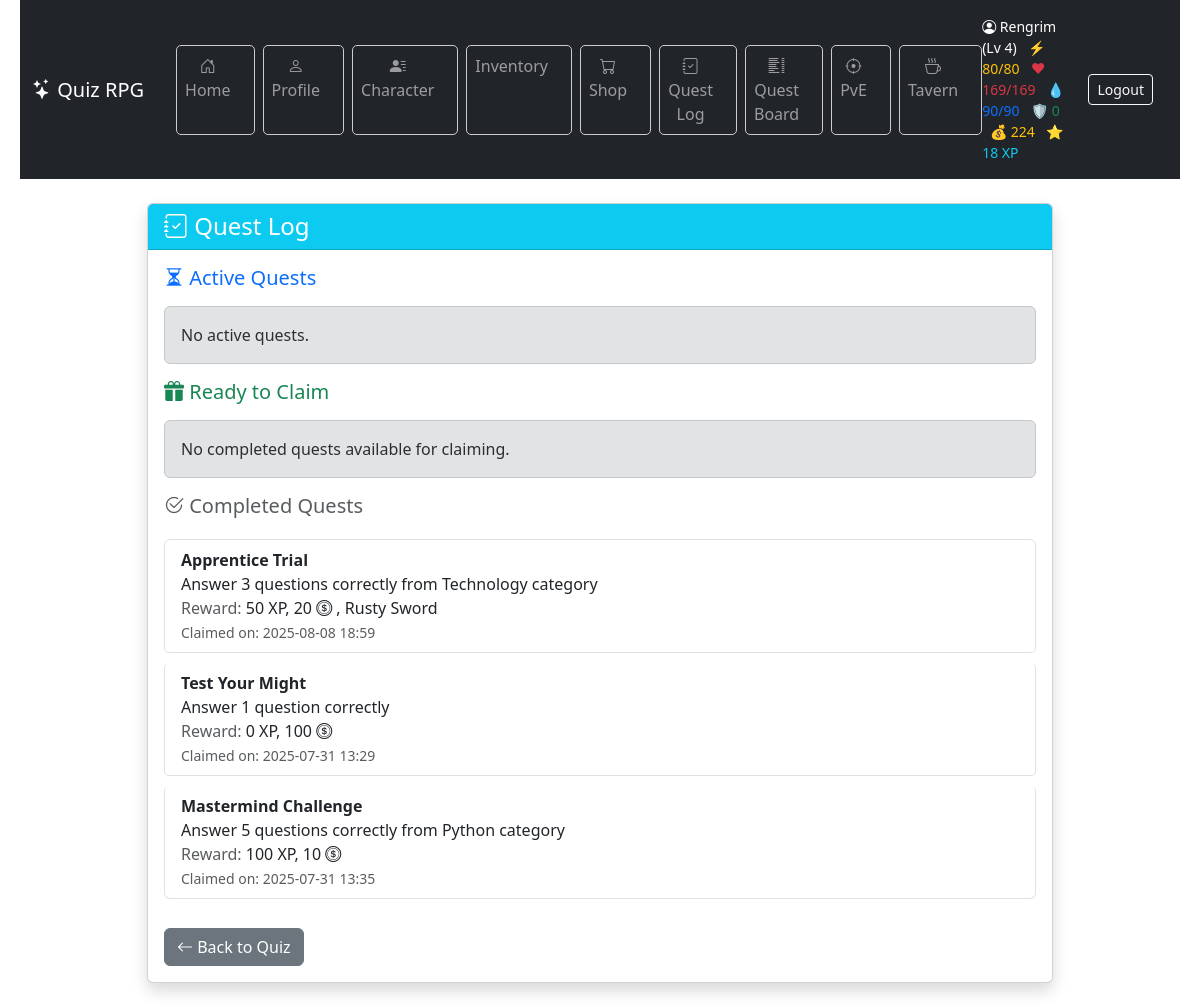
The page /quest_log/ (signed in) on the database its author committed.
### game/models.py (models this page shows, shortened)
class Character(models.Model):
    CLASS_CHOICES = [
        ("warrior", "Warrior"),
        ("mage", "Mage"),
        ("rogue", "Rogue"),
    ]
    user = models.OneToOneField(User, on_delete=models.CASCADE)
    name = models.CharField(max_length=100)
    character_class = models.CharField(
        max_length=20, choices=CLASS_CHOICES, default="warrior"
    )
    level = models.IntegerField(default=1)
    experience = models.IntegerField(default=0)
    experience_to_next_level = models.PositiveIntegerField(default=100)
    hp = models.PositiveIntegerField(default=100)
    max_hp = models.PositiveIntegerField(default=100)
    hp_from_levels = models.PositiveIntegerField(default=0)
    mana = models.PositiveIntegerField(default=50)
    max_mana = models.PositiveIntegerField(default=50)
    mana_from_levels = models.PositiveIntegerField(default=0)
    stamina = models.PositiveIntegerField(default=50)
    max_stamina = models.PositiveIntegerField(default=50)
    armor = models.PositiveIntegerField(default=0)
    damage_reduction = models.FloatField(default=0.0)
    physical_min_damage = models.PositiveIntegerField(default=1)
    physical_max_damage = models.PositiveIntegerField(default=3)
    spell_power = models.PositiveIntegerField(default=0)
    hp_regeneration = models.PositiveIntegerField(default=0)
    mana_regeneration = models.PositiveIntegerField(default=0)
    stamina_regeneration = models.PositiveIntegerField(default=0)
    items = models.ManyToManyField("Item", related_name="characters", blank=True)
    equipped_head = models.ForeignKey(
        "Item",
        null=True,
        blank=True,
        related_name="equipped_on_head",
        on_delete=models.SET_NULL,
    )
    equipped_body = models.ForeignKey(
        "Item",
        null=True,
        blank=True,
        related_name="equipped_on_body",
        on_delete=models.SET_NULL,
    )
    equipped_legs = models.ForeignKey(
        "Item",
        null=True,
        blank=True,
        related_name="equipped_on_legs",
        on_delete=models.SET_NULL,
    )
    equipped_feet = models.ForeignKey(
        "Item",
        null=True,
        blank=True,
        related_name="equipped_on_feet",
        on_delete=models.SET_NULL,
    )
    equipped_hand_right = models.ForeignKey(
        "Item",
        null=True,
        blank=True,
        related_name="equipped_on_hand_right",
        on_delete=models.SET_NULL,
    )
    equipped_hand_left = models.ForeignKey(
        "Item",
        null=True,
        blank=True,
        related_name="equipped_on_hand_left",
        on_delete=models.SET_NULL,
    )
    strength = models.IntegerField(default=5)
    intelligence = models.IntegerField(default=5)
    dexterity = models.IntegerField(default=5)
    vitality = models.IntegerField(default=5)
    luck = models.IntegerField(default=5)
    stat_points = models.IntegerField(default=0)
    gold = models.IntegerField(default=0)
    last_regen_time = models.DateTimeField(default=timezone.now)
    class XpReward(TypedDict):
        total: int
        base: int
        strength_bonus: int
        intelligence_bonus: int
        double: bool

class QuestProgress(models.Model):
    character = models.ForeignKey("Character", on_delete=models.CASCADE)
    quest = models.ForeignKey("Quest", on_delete=models.CASCADE)
    correct_answers = models.PositiveIntegerField(default=0)
    is_completed = models.BooleanField(default=False)
    reward_claimed = models.BooleanField(default=False)
    date_started = models.DateTimeField(auto_now_add=True)
    date_completed = models.DateTimeField(null=True, blank=True)

class Quest(models.Model):
    name = models.CharField(max_length=100)
    description = models.TextField()
    category = models.ForeignKey(
        "Category", on_delete=models.SET_NULL, null=True, blank=True
    )
    required_correct_answers = models.PositiveIntegerField(default=1)
    experience_reward = models.PositiveIntegerField(default=0)
    gold_reward = models.PositiveIntegerField(default=0)
    item_reward = models.ForeignKey(
        "Item", on_delete=models.SET_NULL, null=True, blank=True
    )

class Item(models.Model):
    SLOT_CHOICES = [
        ("head", "Head"),
        ("body", "Body"),
        ("legs", "Legs"),
        ("feet", "Feet"),
        ("hand_right", "Right Hand"),
        ("hand_left", "Left Hand"),
    ]
    name = models.CharField(max_length=100)
    description = models.TextField(blank=True, null=True)
    price = models.IntegerField(null=True, blank=True)
    is_available_in_shop = models.BooleanField(default=False)
    slot = models.CharField(
        max_length=20,
        choices=SLOT_CHOICES,
        default="hand_right",
    )
    effect_strength = models.IntegerField(default=0)
    effect_intelligence = models.IntegerField(default=0)
    effect_dexterity = models.IntegerField(default=0)
    effect_vitality = models.IntegerField(default=0)
    effect_luck = models.IntegerField(default=0)
    min_damage = models.PositiveIntegerField(default=0)
    max_damage = models.PositiveIntegerField(default=0)
    armor = models.PositiveIntegerField(default=0)
    spell_power = models.PositiveIntegerField(default=0)
    hp_bonus = models.IntegerField(default=0)
    mana_bonus = models.IntegerField(default=0)
    stamina_bonus = models.IntegerField(default=0)
    required_class = models.CharField(
        max_length=20,
        choices=Character.CLASS_CHOICES,
        null=True,
        blank=True,
        help_text="If set, only characters of this class can equip the item.",
    )

### game/views.py (the view)
# urls.py: path("quest_log/", views.quest_log_view, name="quest_log"),
@character_required
def quest_log_view(request):
    character = Character.objects.get(user=request.user)
    regenerate_character(character)
    active_quests = QuestProgress.objects.filter(
        character=character, is_completed=False
    )
    ready_to_claim = QuestProgress.objects.filter(
        character=character, is_completed=True, reward_claimed=False
    )
    claimed = QuestProgress.objects.filter(
        character=character, is_completed=True, reward_claimed=True
    )
    return render(
        request,
        "game/quest_log.html",
        {
            "active_quests": active_quests,
            "ready_to_claim": ready_to_claim,
            "claimed": claimed,
        },
    )

### game/context_processors.py (called while the page is built)
def character_context(request):
    if request.user.is_authenticated:
        try:
            character = Character.objects.get(user=request.user)
            return {"character": character}
        except Character.DoesNotExist:
            return {}
    return {}

### game/services/regeneration.py (called while the page is built, shortened)
def regenerate_character(character):
    now = timezone.now()
    elapsed = now - character.last_regen_time
    ticks = elapsed // REGEN_INTERVAL

### game/templates/game/quest_log.html (shortened to what this page needs)
{% extends "game/base.html" %}
{% block content %}
<div class="container my-4">
  <div class="row justify-content-center">
    <div class="col-md-10">
      <div class="card shadow">
        <div class="card-header bg-info text-white">
          <h4 class="mb-0"><i class="bi bi-journal-check"></i> Quest Log</h4>
        </div>
        <div class="card-body">
          <h5 class="text-primary mb-3">
            <i class="bi bi-hourglass-split"></i> Active Quests
          </h5>
          {% if active_quests %}
          <ul class="list-group mb-4">
            {% for q in active_quests %}
            <li class="list-group-item">
              <strong>{{ q.quest.name }}</strong><br />
              {{ q.quest.description }}<br />
              <span class="text-muted">Progress:</span>
              {{ q.correct_answers }} / {{ q.quest.required_correct_answers }}<br />
              <span class="text-muted">Reward:</span>
              {{ q.quest.experience_reward }} XP,
              {{ q.quest.gold_reward }} <i class="bi bi-coin"></i>
              {% if q.quest.item_reward %}, {{ q.quest.item_reward.name }}{% endif %}
            </li>
            {% endfor %}
          </ul>
          {% else %}
          <div class="alert alert-secondary">No active quests.</div>
          {% endif %}
          <h5 class="text-success mb-3">
            <i class="bi bi-gift-fill"></i> Ready to Claim
          </h5>
          {% if ready_to_claim %}
          <ul class="list-group mb-4">
            {% for q in ready_to_claim %}
            <li class="list-group-item">
              <strong>{{ q.quest.name }}</strong><br />
              {{ q.quest.description }}<br />
              <span class="text-success">✅ Completed!</span><br />
              <span class="text-muted">Reward:</span>
              {{ q.quest.experience_reward }} XP,
              {{ q.quest.gold_reward }} <i class="bi bi-coin"></i>
              {% if q.quest.item_reward %}, {{ q.quest.item_reward.name }}{% endif %}
              <form method="post" action="{% url 'claim_quest_reward' q.id %}" class="mt-2">
                {% csrf_token %}
                <button type="submit" class="btn btn-sm btn-success">
                  <i class="bi bi-hand-thumbs-up-fill"></i> Claim Reward
                </button>
              </form>
            </li>
            {% endfor %}
          </ul>
          {% else %}
          <div class="alert alert-secondary">No completed quests available for claiming.</div>
          {% endif %}
          <h5 class="text-muted mb-3">
            <i class="bi bi-check2-circle"></i> Completed Quests
          </h5>
          {% if claimed %}
          <ul class="list-group">
            {% for q in claimed %}
            <li class="list-group-item">
              <strong>{{ q.quest.name }}</strong><br />
              {{ q.quest.description }}<br />
              <span class="text-muted">Reward:</span>
              {{ q.quest.experience_reward }} XP,
              {{ q.quest.gold_reward }} <i class="bi bi-coin"></i>
              {% if q.quest.item_reward %}, {{ q.quest.item_reward.name }}{% endif %}<br />
              <small class="text-muted">Claimed on: {{ q.date_completed|date:"Y-m-d H:i" }}</small>
            </li>
            {% endfor %}
          </ul>
          {% else %}
          <div class="alert alert-secondary">No completed quests in history.</div>
          {% endif %}
          <a href="{% url 'quiz' %}" class="btn btn-secondary mt-4">
            <i class="bi bi-arrow-left"></i> Back to Quiz
          </a>
        </div>
      </div>
    </div>
  </div>
</div>
{% endblock %}

### game/templates/game/base.html (shortened to what this page needs)
{% load static %}
<!DOCTYPE html>
<html lang="en">
  <head>
    <link rel="stylesheet" type="text/css" href="{% static 'game/style.css' %}" />
    <link href="https://cdn.jsdelivr.net/npm/bootstrap@5.3.3/dist/css/bootstrap.min.css" rel="stylesheet" />
    <link href="https://cdn.jsdelivr.net/npm/bootstrap-icons@1.11.3/font/bootstrap-icons.css" rel="stylesheet" />
  </head>
  <body>
    <header class="bg-dark text-white">
      <nav class="navbar navbar-expand-lg navbar-dark bg-dark">
        <div class="container-fluid d-flex justify-content-between align-items-center py-2">
          <div class="d-flex align-items-center gap-3">
            <a class="navbar-brand me-3" href="{% url 'home' %}">
              <i class="bi bi-stars"></i> Quiz RPG
            </a>
            <ul class="navbar-nav flex-row gap-2">
              <li class="nav-item"><a class="nav-link btn btn-outline-secondary" href="{% url 'home' %}"><i class="bi bi-house-door"></i> Home</a></li>
              <li class="nav-item"><a class="nav-link btn btn-outline-secondary" href="{% url 'profile' %}"><i class="bi bi-person"></i> Profile</a></li>
              <li class="nav-item"><a class="nav-link btn btn-outline-secondary" href="{% url 'character' %}"><i class="bi bi-person-lines-fill"></i> Character</a></li>
              <li class="nav-item"><a class="nav-link btn btn-outline-secondary" href="{% url 'inventory' %}"> Inventory</a></li>
              <li class="nav-item"><a class="nav-link btn btn-outline-secondary" href="{% url 'shop' %}"><i class="bi bi-cart"></i> Shop</a></li>
              <li class="nav-item"><a class="nav-link btn btn-outline-secondary" href="{% url 'quest_log' %}"><i class="bi bi-journal-check"></i> Quest Log</a></li>
              <li class="nav-item"><a class="nav-link btn btn-outline-secondary" href="{% url 'quest_list' %}"><i class="bi bi-list-columns"></i> Quest Board</a></li>
              <li class="nav-item"><a class="nav-link btn btn-outline-secondary" href="{% url 'battle_select' %}"><i class="bi bi-crosshair"></i> PvE</a></li>
              <li class="nav-item"><a class="nav-link btn btn-outline-secondary" href="{% url 'tavern' %}"><i class="bi bi-cup-hot"></i> Tavern</a></li>
            </ul>
          </div>
          <div class="d-flex align-items-center gap-3">
            {% if character %}
              <span class="text-white small">
                <i class="bi bi-person-circle"></i> {{ character.name }} (Lv {{ character.level }})
                <span class="text-warning ms-2">⚡ {{ character.stamina }}/{{ character.max_stamina }}</span>
                <span class="text-danger ms-2">❤ {{ character.hp }}/{{ character.max_hp }}</span>
                <span class="text-primary ms-2">💧 {{ character.mana }}/{{ character.max_mana }}</span>
                <span class="text-success ms-2">🛡️ {{ character.armor }}</span>
                <span class="text-warning ms-2">💰 {{ character.gold }}</span>
                <span class="text-info ms-2">⭐ {{ character.experience }} XP</span>
              </span>
            {% endif %}
            <a class="btn btn-outline-light btn-sm" href="{% url 'logout' %}">Logout</a>
          </div>
        </div>
      </nav>
    </header>
    <main class="container mt-4">
      {% block content %}{% endblock %}
    </main>
  </body>
</html>

### game/static/game/style.css (style rules this page uses)
body { font-family: "Segoe UI", sans-serif; background-color: #f4f4f4; color: #333; margin: 0; padding: 0 20px; }
nav a { color: #ddd; text-decoration: none; margin-right: 15px; }
nav li { background: none !important; width: auto !important; height: auto !important; padding: 0 !important; margin: 0 !important; display: list-item; }
ul { list-style: none; padding-left: 0; }
li { background-color: white; border: 1px solid #ccc; margin: 5px 0; padding: 10px; border-radius: 5px; }

### rows shown on the page
Character: name "Rengrim", level "4", stamina "80", max_stamina "80", hp "169", max_hp "169", mana "90", max_mana "90", armor "0", gold "224", experience "18"
QuestProgress: quest.name "Apprentice Trial", quest.description "Answer 3 questions correctly from Technology category", quest.experience_reward "50", quest.gold_reward "20", quest.item_reward.name "Rusty Sword", date_completed "2025-08-08 18:59"
QuestProgress: quest.name "Test Your Might", quest.description "Answer 1 question correctly", quest.experience_reward "0", quest.gold_reward "100", date_completed "2025-07-31 13:29"
QuestProgress: quest.name "Mastermind Challenge", quest.description "Answer 5 questions correctly from Python category", quest.experience_reward "100", quest.gold_reward "10", date_completed "2025-07-31 13:35"
